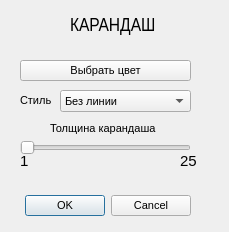
<?xml version="1.0" encoding="UTF-8"?>
<ui version="4.0">
 <class>Dialog</class>
 <widget class="QDialog" name="Dialog">
  <property name="geometry">
   <rect>
    <x>0</x>
    <y>0</y>
    <width>229</width>
    <height>232</height>
   </rect>
  </property>
  <property name="font">
   <font>
    <pointsize>8</pointsize>
   </font>
  </property>
  <property name="windowTitle">
   <string>Dialog</string>
  </property>
  <widget class="QDialogButtonBox" name="buttonBox">
   <property name="geometry">
    <rect>
     <x>-150</x>
     <y>190</y>
     <width>341</width>
     <height>32</height>
    </rect>
   </property>
   <property name="font">
    <font>
     <pointsize>8</pointsize>
    </font>
   </property>
   <property name="orientation">
    <enum>Qt::Horizontal</enum>
   </property>
   <property name="standardButtons">
    <set>QDialogButtonBox::Cancel|QDialogButtonBox::Ok</set>
   </property>
  </widget>
  <widget class="QLabel" name="label_st">
   <property name="geometry">
    <rect>
     <x>20</x>
     <y>90</y>
     <width>41</width>
     <height>21</height>
    </rect>
   </property>
   <property name="text">
    <string>Стиль</string>
   </property>
  </widget>
  <widget class="QComboBox" name="comboBox">
   <property name="geometry">
    <rect>
     <x>60</x>
     <y>90</y>
     <width>131</width>
     <height>22</height>
    </rect>
   </property>
   <property name="font">
    <font>
     <pointsize>8</pointsize>
    </font>
   </property>
   <item>
    <property name="text">
     <string>Без линии</string>
    </property>
   </item>
   <item>
    <property name="text">
     <string>Сплошная</string>
    </property>
   </item>
   <item>
    <property name="text">
     <string>Пунктир</string>
    </property>
   </item>
   <item>
    <property name="text">
     <string>Штрих</string>
    </property>
   </item>
   <item>
    <property name="text">
     <string>Штрих-пунктир</string>
    </property>
   </item>
  </widget>
  <widget class="QPushButton" name="pushbutton_color">
   <property name="geometry">
    <rect>
     <x>20</x>
     <y>60</y>
     <width>171</width>
     <height>21</height>
    </rect>
   </property>
   <property name="text">
    <string>Выбрать цвет</string>
   </property>
  </widget>
  <widget class="QSlider" name="horizontalSlider">
   <property name="geometry">
    <rect>
     <x>20</x>
     <y>140</y>
     <width>171</width>
     <height>16</height>
    </rect>
   </property>
   <property name="minimum">
    <number>1</number>
   </property>
   <property name="maximum">
    <number>25</number>
   </property>
   <property name="orientation">
    <enum>Qt::Horizontal</enum>
   </property>
  </widget>
  <widget class="QLabel" name="label_w">
   <property name="geometry">
    <rect>
     <x>100</x>
     <y>150</y>
     <width>41</width>
     <height>21</height>
    </rect>
   </property>
   <property name="text">
    <string/>
   </property>
  </widget>
  <widget class="QLabel" name="label">
   <property name="geometry">
    <rect>
     <x>20</x>
     <y>150</y>
     <width>16</width>
     <height>21</height>
    </rect>
   </property>
   <property name="font">
    <font>
     <pointsize>11</pointsize>
    </font>
   </property>
   <property name="text">
    <string>1</string>
   </property>
  </widget>
  <widget class="QLabel" name="label_2">
   <property name="geometry">
    <rect>
     <x>180</x>
     <y>150</y>
     <width>16</width>
     <height>21</height>
    </rect>
   </property>
   <property name="font">
    <font>
     <pointsize>11</pointsize>
    </font>
   </property>
   <property name="text">
    <string>25</string>
   </property>
  </widget>
  <widget class="QLabel" name="label_3">
   <property name="geometry">
    <rect>
     <x>50</x>
     <y>120</y>
     <width>121</width>
     <height>16</height>
    </rect>
   </property>
   <property name="text">
    <string>Толщина карандаша</string>
   </property>
  </widget>
  <widget class="QLabel" name="label_4">
   <property name="geometry">
    <rect>
     <x>70</x>
     <y>10</y>
     <width>161</width>
     <height>31</height>
    </rect>
   </property>
   <property name="font">
    <font>
     <family>Arial Narrow</family>
     <pointsize>14</pointsize>
    </font>
   </property>
   <property name="text">
    <string>КАРАНДАШ</string>
   </property>
  </widget>
 </widget>
 <resources/>
 <connections>
  <connection>
   <sender>buttonBox</sender>
   <signal>accepted()</signal>
   <receiver>Dialog</receiver>
   <slot>accept()</slot>
   <hints>
    <hint type="sourcelabel">
     <x>248</x>
     <y>254</y>
    </hint>
    <hint type="destinationlabel">
     <x>157</x>
     <y>274</y>
    </hint>
   </hints>
  </connection>
  <connection>
   <sender>buttonBox</sender>
   <signal>rejected()</signal>
   <receiver>Dialog</receiver>
   <slot>reject()</slot>
   <hints>
    <hint type="sourcelabel">
     <x>316</x>
     <y>260</y>
    </hint>
    <hint type="destinationlabel">
     <x>286</x>
     <y>274</y>
    </hint>
   </hints>
  </connection>
 </connections>
</ui>
